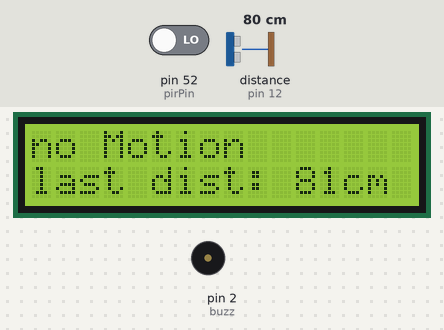
This sketch was run on a simulated Arduino Mega 2560, built with avr-gcc and run on an emulated ATmega2560. Shown: 16×2 character LCD, buzzer (waves = sounding, pin HIGH). The test bench sets the inputs (shaded band); at power-on: pin 52 (pirPin) LOW, distance to the obstacle (sensor on pin 12) 80 cm. The echo pulse lasts 58.3 µs per cm; pins used as bus, display or sensor lines are not drawn; what the sketch prints to the serial monitor is not drawn.

Above: at 1.2 s.
1.3 s: pin 52 (pirPin) driven HIGH
At 4.3 s:
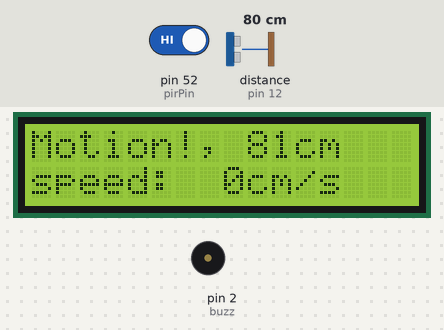
4.6 s: distance to the obstacle (sensor on pin 12) set to 2 cm
At 7.3 s:
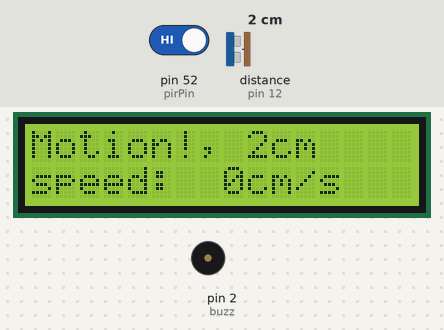
8.1 s: distance to the obstacle (sensor on pin 12) set to 4 cm
At 11.3 s:
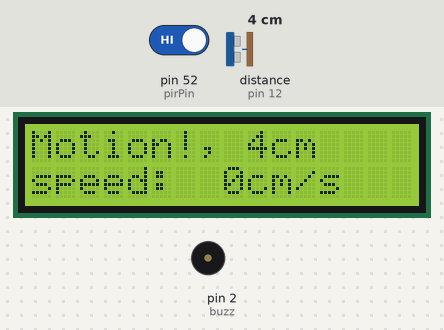
11.6 s: pin 52 (pirPin) driven LOW
At 14.9 s:
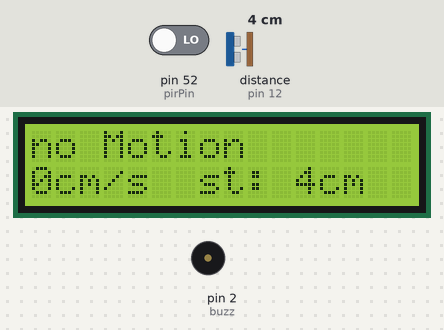
15.6 s: distance to the obstacle (sensor on pin 12) set to 18 cm
At 16.8 s:
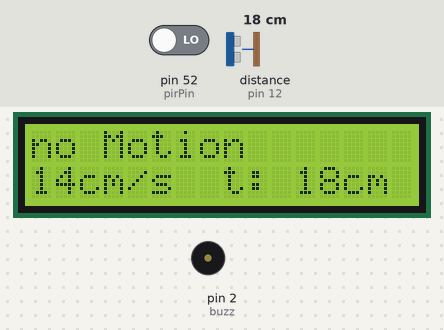
19.1 s: distance to the obstacle (sensor on pin 12) set to 120 cm
At 21.2 s:
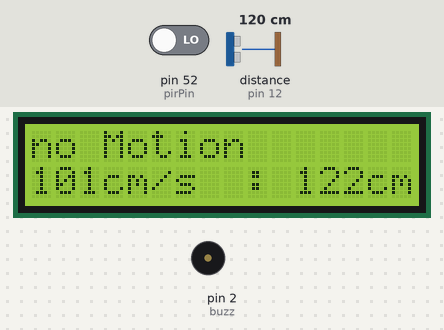
Timing chart, 0 to 22.7 s (numbered marks = the images above; inputs shaded):
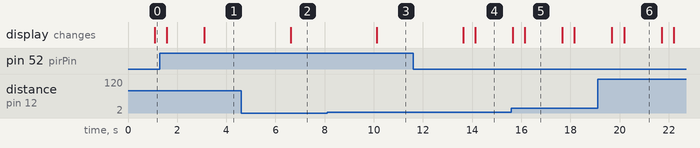

Measured:
- after the input at 1.3 s, the display: first differs from a run without the input after 1.8 s (image 1)
- after the input at 4.6 s, the display: changes after 2.0 s (image 2)
- after the input at 8.1 s, the display: changes after 2.0 s (image 3)
- after the input at 11.6 s, the display: first changes after 2.0 s (image 4 shows a later state)
- after the input at 15.6 s, the display: first changes at once (image 5 shows a later state)
- after the input at 19.1 s, the display: first changes after 0.58 s (image 6 shows a later state)
- what the display in image 5 shows lasts 1.6 s, from 16.1 s to 17.7 s

The sketch:

lcd_motion_detector_with_ultrasonic_sensor.ino
```cpp
#include <LiquidCrystal.h>


int buzz = 2;
//liquid crystal

const int rs = 8, en = 9, d4 = 5, d5 = 4, d6 = 3, d7 = 7;  // pins for the lcd from left to right
LiquidCrystal lcd(rs, en, d4, d5, d6, d7);                 // writting the pins to lcd

//motion
int pirPin = 52;
int val = 0;
int wait = 500;
//ultrasonic
#include <NewPing.h>

#define TRIGGER_PIN 11
#define ECHO_PIN 12
#define MAX_DISTANCE 200
int distance1 = 0;
int distance2 = 0;
int speed = 0;
long duration;
int distance = 0;
float ultrasonicRead();
int lastspeed = 0;
int lastdist = 0;
char strLine1[16];
char strLine2[16];
// NewPing setup of pins and maximum distance
NewPing sonar(TRIGGER_PIN, ECHO_PIN, MAX_DISTANCE);


void setup() {

  pinMode(pirPin, INPUT);
  Serial.begin(9600);  // initialize serial
  lcd.begin(16, 2);    // sets the lcd varible
  pinMode(buzz, OUTPUT);
  pinMode(TRIGGER_PIN, OUTPUT);
  pinMode(ECHO_PIN, INPUT);
}

void loop() {
  //distance
  distance1 = ultrasonicRead();
  delay(1000);
  distance2 = ultrasonicRead();
  speed = abs(distance2 - distance1) / 1.0;
  val = digitalRead(pirPin);
  //delay(250);
  unsigned int distance = sonar.ping_cm();

  if (val == 1) {
    lcd.clear();

    lcd.setCursor(0, 0);
    lcd.print("Motion!, ");
    lcd.print(distance);
    lcd.print("cm");
    if (distance <= 200) {

      lcd.setCursor(0, 1);
      lcd.println("speed:");
      lcd.print(speed);
      lcd.println("cm/s");
      Serial.print("speed in cm/s: ");
      Serial.println(speed);
    }
    delay(2000);
    //lcd.clear();
  } else {
    int lastspeed = speed;
    int lastdist = distance;


    lcd.setCursor(0, 0);
    lcd.clear();
    lcd.print("no Motion");
    lcd.setCursor(0,1);
    lcd.print("last dist: ");
      lcd.print(lastdist);
      lcd.print("cm");
      lcd.setCursor(0,1);

      delay(wait);
  lcd.print(lastspeed);
  lcd.println("cm/s");
  }
  delay(wait);
}


float ultrasonicRead() {


  digitalWrite(TRIGGER_PIN, HIGH);
  delayMicroseconds(10);
  digitalWrite(TRIGGER_PIN, LOW);
  duration = pulseIn(ECHO_PIN, HIGH);
  distance = duration * 0.034 / 2;
  return distance;
}
```
